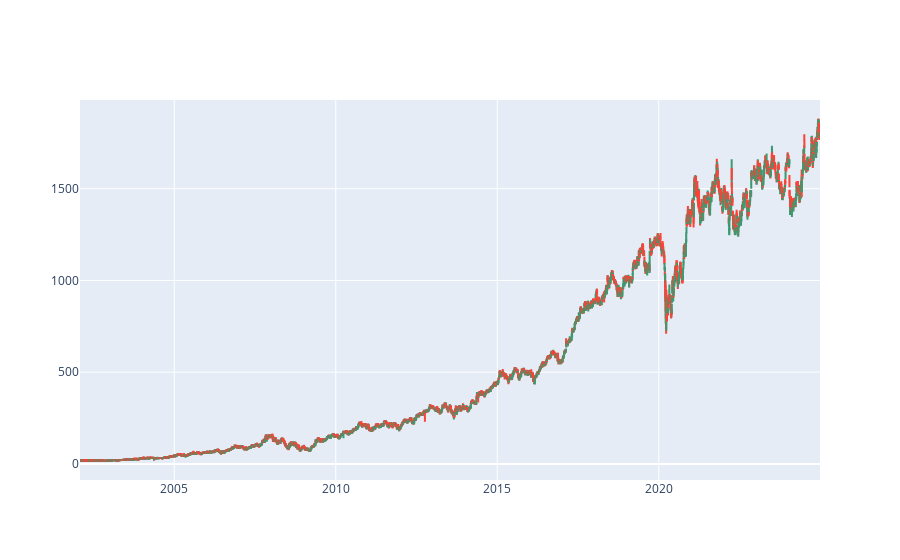

Write notebook code for a chart like this one.
### Markdown cell above
Now,we will take Candlesticks pattern to study the plots

### Code cell
import plotly.graph_objects as go
fig = go.Figure(data=[go.Candlestick(x=data01['Date'],open=data01['Open'],high=data01['High'],low=data01['Low'],close=data01['Close'])])
fig.update_layout(xaxis_rangeslider_visible=False)
fig.show()

### Figure 1 — Plotly figure (JSON) as saved in the notebook; plotly's stock layout.template omitted (floating-point values rounded to 4 significant figures; data arrays with more than 128 entries replaced by an {"elided": "..."} marker saying what was removed)
{"data": [{"close": {"elided": "5694 str values"}, "high": {"elided": "5694 str values"}, "low": {"elided": "5694 str values"}, "open": {"elided": "5694 str values"}, "type": "candlestick", "x": {"elided": "5694 str values"}}], "layout": {"xaxis": {"rangeslider": {"visible": false}}}}
